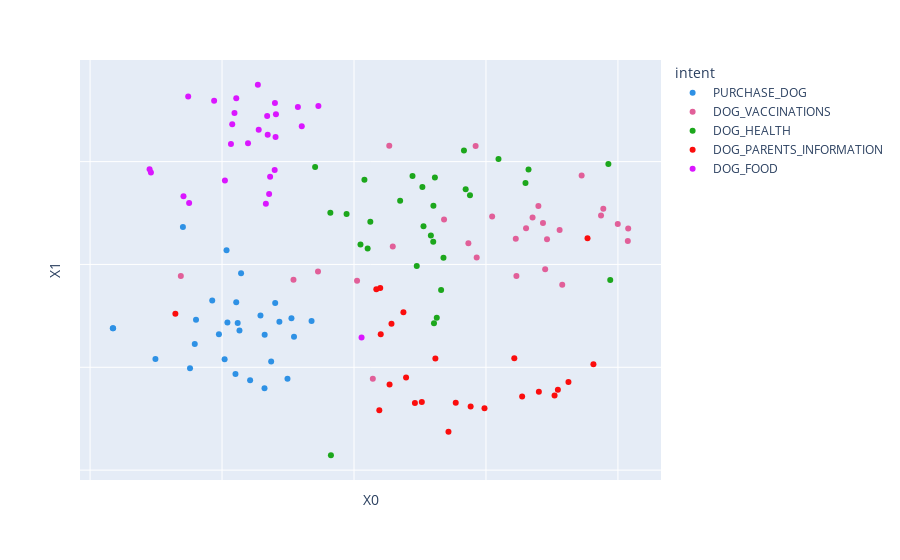

Notebook cell for this chart:
### Code cell
def plot_embeddings_pex(df):
    fig = px.scatter(df, x='X0', y='X1', color='intent', hover_data=['utterance'],
                    color_discrete_sequence=px.colors.qualitative.Dark24,
                    )
    fig.update_xaxes(showticklabels=False, zeroline=False)
    fig.update_yaxes(showticklabels=False, zeroline=False)
    fig.show()
    
plot_embeddings_pex(df)

### Figure 1 — Plotly figure (JSON) as saved in the notebook; plotly's stock layout.template omitted (floating-point values rounded to 4 significant figures)
{"data": [{"customdata": [["I want to buy a minature schnauzer"], ["I've looked at the pictures and I'm ready to buy a puppy."], ["I would like to buy a chinook"], ["hello, what should I do to buy a puppy?"], ["Can I buy a kaiken"], ["I want a dog"], ["I'm looking to buy a dog"], ["I'd like to buy a wolfhound"], ["i want to get a puppy"], ["Hi I'd like to buy a dog"], ["No I wanted a puppy."], ["I want to buy a chinook"], ["What dog can I purchase?"], ["Where can I buy a dog"], ["Can I get a puppy?"], ["I need a pup"], ["How can I buy puppies on the internet"], ["Do you sell doggies"], ["where are the best deals on pups"], ["can I order a doggo online"], ["is it always bad to buy a dog from a farm"], ["Can I buy my dog on finance"], ["what is the right price for a pedigree lab"], ["is £2000 too much for a FTCH collie"], ["where is the puppy pricing"], ["Will different pups cost different prices"], ["i want to add a dog to the family. How much would it cost"], ["where should I look to find a breeder for a dog"]], "hoverlabel": {"namelength": 0}, "hovertemplate": "intent=PURCHASE_DOG<br>X0=%{x}<br>X1=%{y}<br>utterance=%{customdata[0]}", "legendgroup": "PURCHASE_DOG", "marker": {"color": "#2E91E5", "symbol": "circle"}, "mode": "markers", "name": "PURCHASE_DOG", "showlegend": true, "type": "scatter", "x": [-4.462, -2.273, -9.127, -3.386, -7.524, -3.544, -4.408, -5.372, -2.827, -4.34, -1.608, -9.139, -4.796, -5.118, -2.37, -2.986, -4.903, -6.483, -4.491, -6.214, -4.83, -6.034, -2.521, -4.279, -3.936, -3.392, -3.139, -5.986], "xaxis": "x", "y": [-1.839, -3.515, -3.097, -3.422, -4.598, -2.482, -2.844, -1.752, -2.79, -3.208, -2.751, -3.102, -2.822, -3.396, -2.614, -1.873, -4.611, 1.819, -5.327, -5.048, 0.6946, -3.863, -5.557, -0.4312, -5.628, -6.016, -4.721, -2.687], "yaxis": "y"}, {"customdata": [["how can I check if my rescue staffy is up to date with it's injections"], ["I wanna get my terrier an annual set of jabs"], ["my hound is not overdue its last AC jab"], ["at what age do I not need to get my pooch jabs"], ["does a pedigree need different immunisations to a mutt"], ["I need to get some injections for my drakehead lab"], ["do you need to have allthe vaccinations recommended"], ["can I combine my dogs next check up with some vaccinations"], ["is it illegal to not get your dog jabs"], ["is there such thing as antivax for dogs"], ["my little dog is not coping with vaccinations"], ["can I book some shots for my dog"], ["are there any vaccinations I should give my pupper next year"], ["my poodle had it's first set of vaccs last week and I want to get the next set, when should I do this"], ["Can you vaccinate the dog so it doesn't get sick"], ["I want my puppy to be protected against disease"], ["Can you immunise the dog before I get it"], ["Has the pupperino had its shots"], ["Has my puppy had all its injections"], ["Is the dog fully vaccinated"], ["How many jabs has the puppy had"], ["When is the next dose due of the vaccination?"], ["What about vaccinations?"], ["Do I have to pay for the vaccinations?"], ["what are they vaccinated against"], ["do you give shots to your dogs"], ["Are puppies already vaccinated?"], ["Do you vaccinate your dogs?"]], "hoverlabel": {"namelength": 0}, "hovertemplate": "intent=DOG_VACCINATIONS<br>X0=%{x}<br>X1=%{y}<br>utterance=%{customdata[0]}", "legendgroup": "DOG_VACCINATIONS", "marker": {"color": "#E15F99", "symbol": "circle"}, "mode": "markers", "name": "DOG_VACCINATIONS", "showlegend": true, "type": "scatter", "x": [-6.561, -2.293, 1.336, 0.1152, 0.7123, 8.624, 9.359, 6.518, 4.647, 6.986, 5.234, 6.153, 6.129, -1.365, 6.764, 4.333, 4.607, 7.889, 3.411, 7.159, 1.469, 10.37, 9.993, 9.445, 10.39, 7.242, 7.79, 7.313], "xaxis": "x", "y": [-0.5609, -0.7462, 5.776, -0.7881, -5.562, 4.326, 2.376, 1.763, 0.3361, 2.846, 2.332, -0.5602, 1.245, -0.3396, 2.288, 1.032, 5.76, -0.9826, 2.18, 2.01, 0.8752, 1.146, 1.971, 2.711, 1.751, -0.2282, 1.679, 1.226], "yaxis": "y"}, {"customdata": [["my pups not very happy"], ["kennel cough advice"], ["I want to get my dog a check up urgently. He don't seem the same"], ["I think my dog has rabies"], ["my puppy has been shivering all night"], ["do dogs get depression"], ["my puppy is not like the other puppies"], ["I gave my pug coffee and now it looks sick"], ["my G.S has been diagnosed with cancer and I don't know what to do"], ["my pup don't look so great. What does it need"], ["my chow chow is not so well well"], ["how can i prevent my dog getting sick again"], ["is there any common illnesses in a dog"], ["my puppy is showing signs of illnes"], ["my dog vomitted last night"], ["Can the dog see properly"], ["Has the puppy shown any signs of sickness"], ["Can you tell me about the pups wellbeing"], ["I'm concerned about the health of the animals"], ["what is the health status of your puppies?"], ["Does the animal have fleas"], ["Can you tell me if the puppy is diseased"], ["Has the dog been ill before"], ["Is the puppy well?"], ["Does the puppy look healthy?"], ["Can I return the puppy if it has health issues?"], ["Will you tell me if the puppy has been sick?"], ["Was the litter sick for the puppy I want to get?"], ["does the puppies siblings get sick?"]], "hoverlabel": {"namelength": 0}, "hovertemplate": "intent=DOG_HEALTH<br>X0=%{x}<br>X1=%{y}<br>utterance=%{customdata[0]}", "legendgroup": "DOG_HEALTH", "marker": {"color": "#1CA71C", "symbol": "circle"}, "mode": "markers", "name": "DOG_HEALTH", "showlegend": true, "type": "scatter", "x": [-0.2813, 4.394, 3.008, 3.065, 2.591, 6.612, 0.6181, 0.3946, 9.637, -0.8964, -1.474, 4.231, 6.497, 1.748, 2.217, 5.474, 2.633, 3.03, -0.8745, 3.136, 9.707, 3.001, 4.166, 0.5165, 0.2451, 3.389, 2.912, 2.377, 3.299], "xaxis": "x", "y": [2.457, 3.359, 2.853, 4.233, 3.766, 4.616, 2.077, 4.115, 4.885, 2.514, 4.738, 3.66, 3.96, 3.102, 4.304, 5.128, 1.853, -2.859, -9.276, -2.594, -0.7525, 1.108, 5.543, 0.78, 0.9671, 0.3206, 1.41, -0.07942, -1.248], "yaxis": "y"}, {"customdata": [["I need to check the validity of my puppies mum's KCC register"], ["Can I come in and look at the puppies with the mother?"], ["Can I interview the parents?"], ["how old is the mother?"], ["Can look at the parents beforehand?"], ["Does the mother get on well with children"], ["Is the puppy's mum still weaning it"], ["Has the bitch been vaccinated"], ["Is this the mother's first litter"], ["Who's the puppy's father"], ["Is the father pedigree"], ["are the labradoodles F1 or F2"], ["I want to know more about their parenting"], ["are they bred from a puppy farm or is the mother a family pet"], ["where can I research my dogs ancestry"], ["If both parents are pedigree, does my doggo become pedigree"], ["is it a warning sign if I can't meet the parents"], ["Is the dad a FTCH"], ["How do I know if the mum has any EC titles"], ["how long does the mum wean her pups"], ["can I meet the father"], ["is the dad a wirecoat or softcoat fox terrier"], ["whre can I check if my dogs parentals have bred before"], ["what are signs the mater is not good"]], "hoverlabel": {"namelength": 0}, "hovertemplate": "intent=DOG_PARENTS_INFORMATION<br>X0=%{x}<br>X1=%{y}<br>utterance=%{customdata[0]}", "legendgroup": "DOG_PARENTS_INFORMATION", "marker": {"color": "#FB0D0D", "symbol": "circle"}, "mode": "markers", "name": "DOG_PARENTS_INFORMATION", "showlegend": true, "type": "scatter", "x": [1.871, 1.012, 7.599, 3.579, 7.724, 6.37, 0.9935, 8.847, 3.082, 2.569, 3.854, 0.9588, 7.004, 1.973, -6.768, 1.347, 8.125, 4.419, 6.073, 0.8453, 4.944, 2.307, 1.42, 9.071], "xaxis": "x", "y": [-2.326, -3.389, -6.369, -8.132, -6.089, -6.414, -1.15, 1.278, -4.575, -6.693, -6.728, -7.082, -6.192, -5.498, -2.393, -5.834, -5.715, -6.908, -4.558, -1.21, -6.995, -6.739, -2.881, -4.855], "yaxis": "y"}, {"customdata": [["can my puppy eat human food"], ["can my puppy eat adult food"], ["do you sell dog food"], ["I have just got a litter of puppies and don't know if I can feed them anything but milk"], ["do dogs eat chicken"], ["Do I always need to buy my dog the same food"], ["What is a good serving to give a dog"], ["is any dog food bad for a dogs teeth?"], ["can I put gravy on my dogs food"], ["is dry food bad for dogs"], ["can my dog have wet food"], ["can I mix my dogs food"], ["how often should I feed my dog"], ["what dog food do you sell"], ["do dogs taste food like humans taste food"], ["Can dogs eat people food"], ["Is meat okay for dogs three times a day"], ["Can dogs have canned food for lunch"], ["Can pups eat normal meat"], ["Is tinned dog food okay for puppies"], ["What do puppies like to eat"], ["I don't know what dogs eat"], ["That's good to know. Does the food taste nice?"], ["What food do you sell"], ["What food do you have?"], ["What sort of food do I need to get to keep the puppy happy?"], ["is it bad to feed my mutt leftovers"]], "hoverlabel": {"namelength": 0}, "hovertemplate": "intent=DOG_FOOD<br>X0=%{x}<br>X1=%{y}<br>utterance=%{customdata[0]}", "legendgroup": "DOG_FOOD", "marker": {"color": "#DA16FF", "symbol": "circle"}, "mode": "markers", "name": "DOG_FOOD", "showlegend": true, "type": "scatter", "x": [-3.27, -2.973, -6.247, 0.2856, -4.462, -4.891, -3.339, -2.996, -4.662, -3.291, -3.611, -4.016, -1.35, -6.461, -5.3, -4.529, -2.126, -4.614, -3.643, -2.958, -3.179, -3.006, -6.283, -7.695, -7.745, -3.217, -1.98], "xaxis": "x", "y": [6.303, 6.194, 2.987, -3.549, 8.083, 4.084, 2.947, 7.85, 5.85, 7.216, 6.547, 5.894, 7.703, 3.314, 7.955, 7.364, 7.654, 6.81, 8.736, 7.301, 4.261, 4.593, 8.165, 4.466, 4.632, 3.427, 6.721], "yaxis": "y"}], "layout": {"legend": {"title": {"text": "intent"}, "tracegroupgap": 0}, "margin": {"t": 60}, "xaxis": {"anchor": "y", "domain": [0, 1], "showticklabels": false, "title": {"text": "X0"}, "zeroline": false}, "yaxis": {"anchor": "x", "domain": [0, 1], "showticklabels": false, "title": {"text": "X1"}, "zeroline": false}}}
